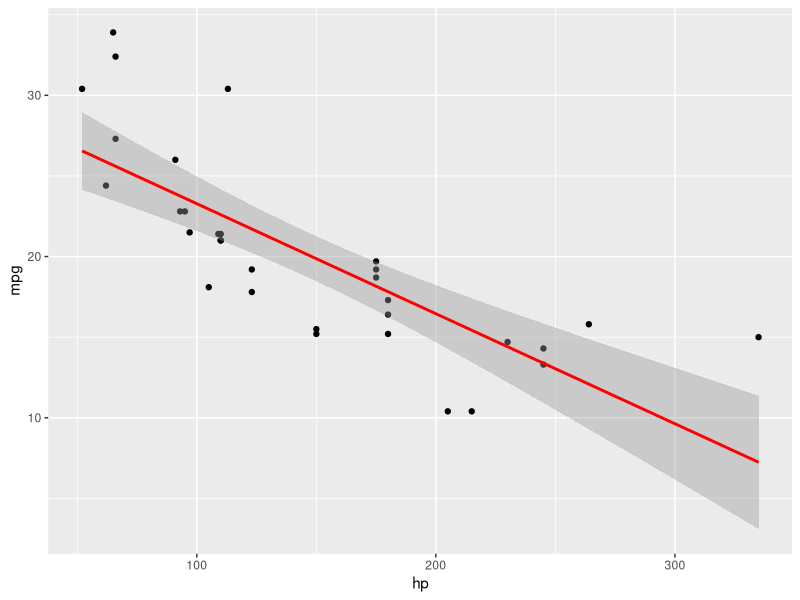
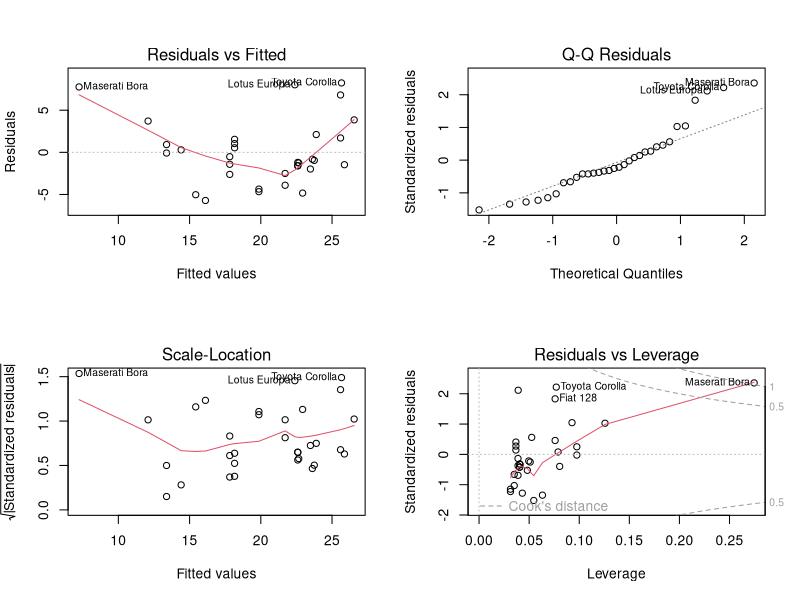

Generate these figures, in order, with R:
data(mtcars)
head(mtcars)
model <- lm(mpg ~ hp, data = mtcars)
summary(model)
#Coefficients:
#            Estimate Std. Error t value Pr(>|t|)
#(Intercept) 30.09886    1.63392  18.421  < 2e-16 ***
#hp          -0.06823    0.01012  -6.742 1.79e-07 ***
library(ggplot2)
ggplot(mtcars, aes(x = hp, y = mpg)) +
  geom_point() +
  geom_smooth(method = "lm", col = "red")
par(mfrow = c(2, 2))
plot(model)